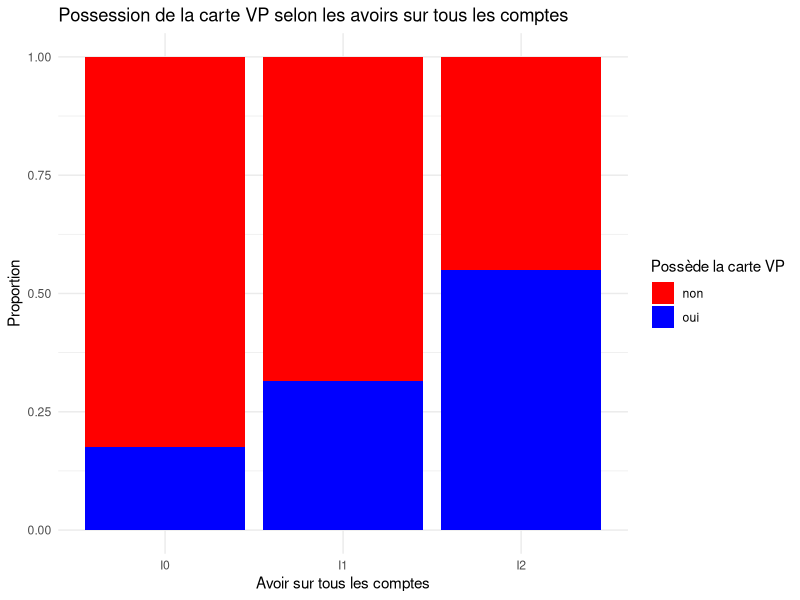
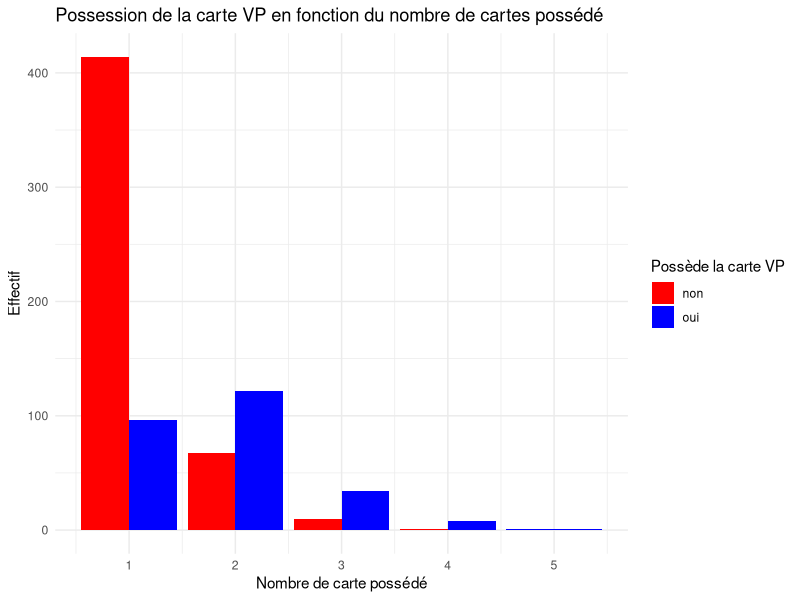
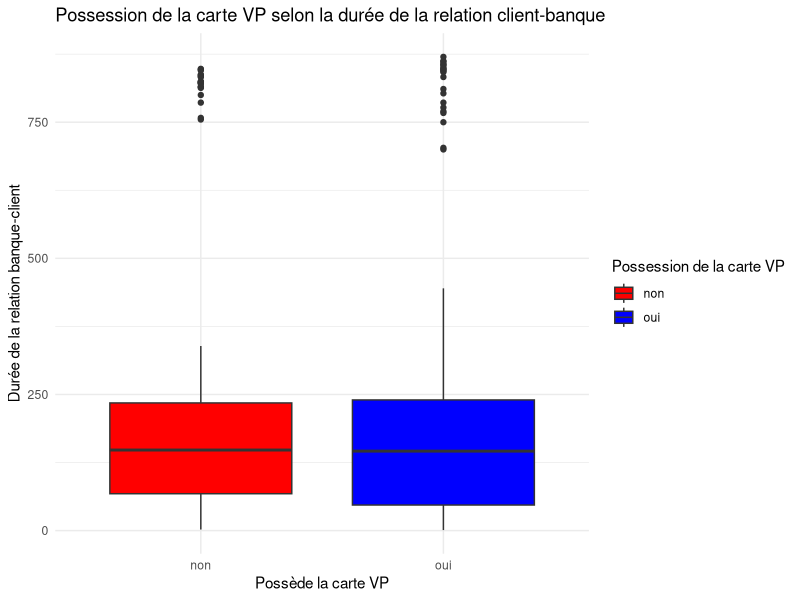
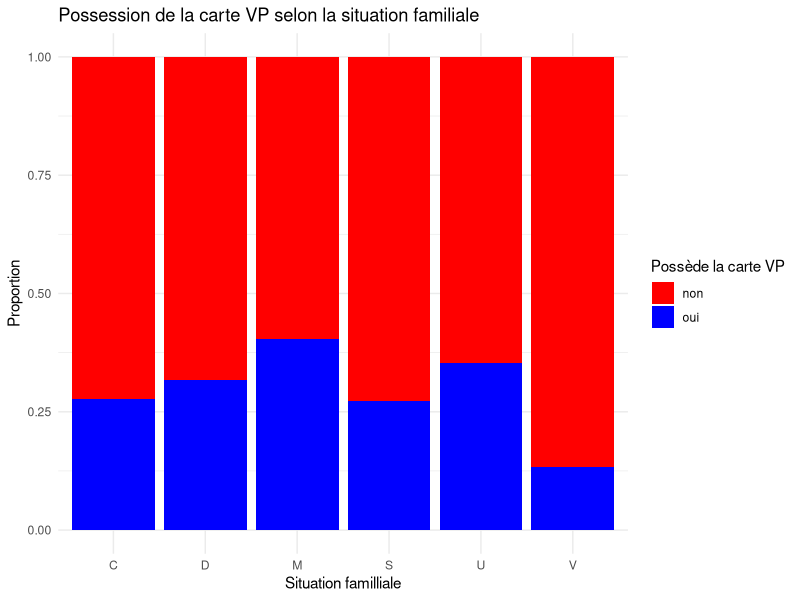
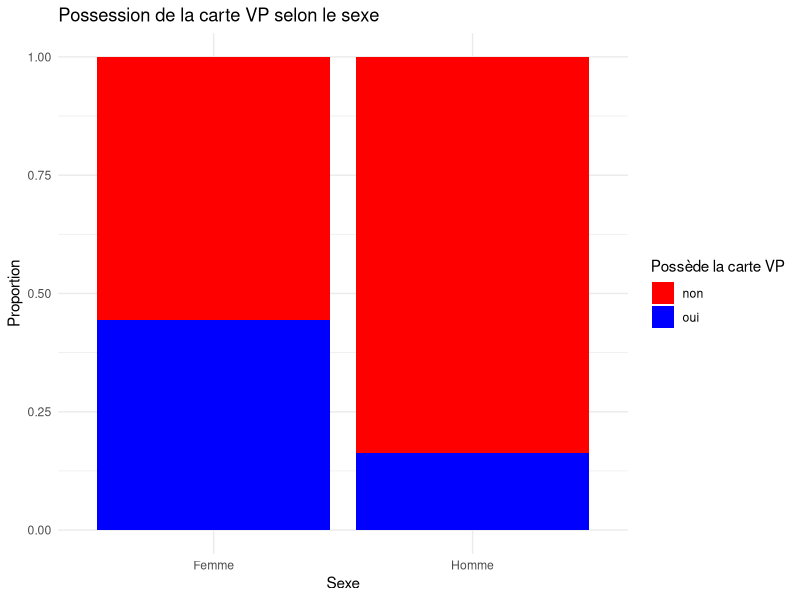
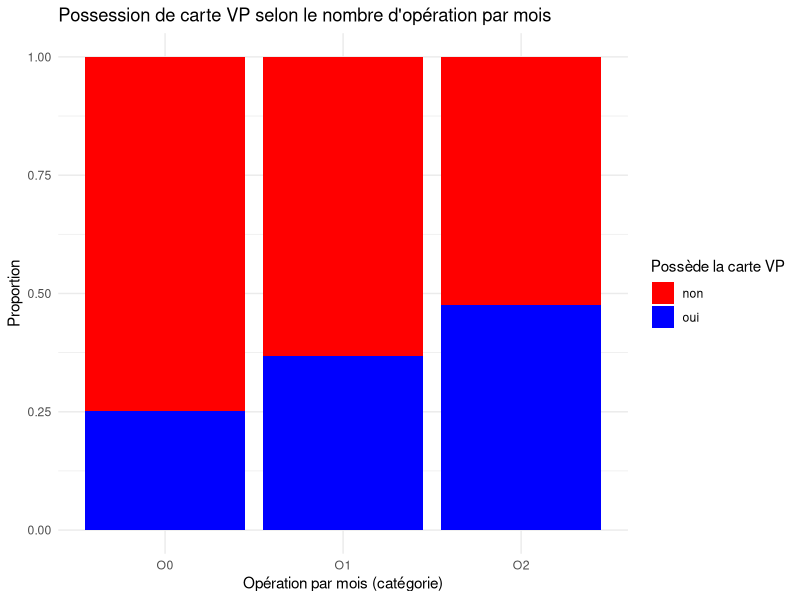
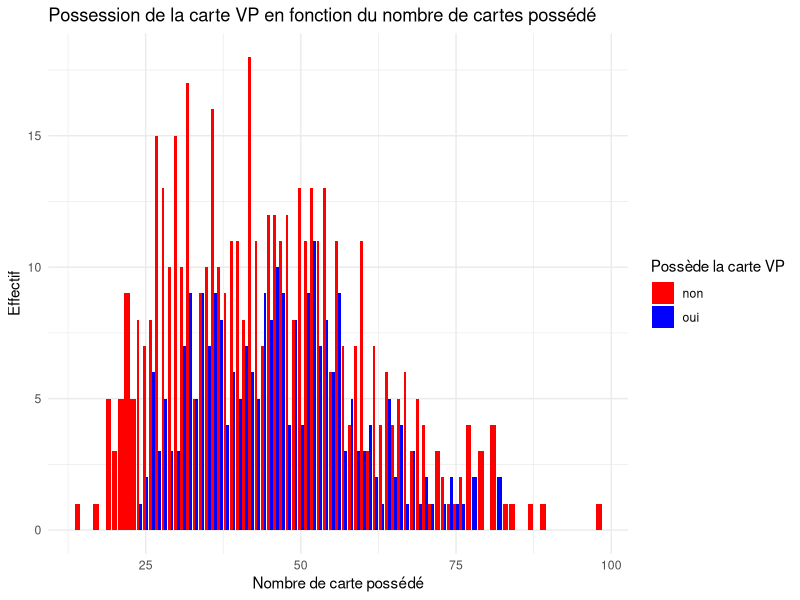

R code for these plots, in order: (Note: this script raises an error after producing the figures.)
getwd()
setwd("M5S2/Machine_Learning/DM")

# On charge la base de données, on a 1417 observations pour 56 variables
visa_full <- read.table("visa_raw_R.dat", header=TRUE, sep="\t", stringsAsFactors=FALSE)

# On doit faire un prétraitement des données

# On enlève les variables GxxGxxS car elles sont majoritairement renseignées inc
visa_full <- subset(visa_full, select = -c(G25G26S, G03G04S, G29G30S, G35G36S,G37G38S,G45G46S,G47G48S))

# Avec ce qu'il reste on enlève les observations manquantes
visa_full[visa_full == "." | visa_full == "inc"] <- NA  
visa_full <- na.omit(visa_full)  
# Il nous reste 753 observations complètes

# On transforme en variables numériques et factor 

visa_full[, c(1,5,7,10:48)] <- lapply(visa_full[, c(1,5,7,10:48)], as.numeric)
visa_full[, c(2,3,6,8,49)] <- lapply(visa_full[, c(2,3,6,8,49)], as.factor)
visa_full[,c(4)] <- factor(visa_full[, c(4)], levels = c(1, 2), labels = c("Femme", "Homme"))


visa_full[,"familr"] <- as.numeric(visa_full[,"FAMIQ"])

visa_full[,"sexer"] <- 2 - as.numeric(visa_full[,"SEXEQ"]) # H:0 F:1
visa_full[,"kvunbq"] <- cut(visa_full$KVUNB, 
                            breaks=c(min(visa_full$KVUNB),1.5,max(visa_full$KVUNB)), 
                            labels = c("K0","K1"), include.lowest = TRUE)
visa_full[,"vienbq"] <- cut(visa_full$VIENB, 
                            breaks=c(min(visa_full$VIENB),0.5,max(visa_full$VIENB)), 
                            labels = c("V0","V1"), include.lowest = TRUE)
visa_full[,"uemnbq"] <- cut(visa_full$UEMNB, 
                            breaks=c(min(visa_full$UEMNB),0.5,1.5,max(visa_full$UEMNB)), 
                            labels = c("U0","U1","U2"), include.lowest = TRUE)
visa_full[,"xlgnbq"] <- cut(visa_full$XLGNB, 
                            breaks=c(min(visa_full$XLGNB),0.5,1.5,max(visa_full$XLGNB)), 
                            labels = c("X0","X1","X2"), include.lowest = TRUE)
visa_full[,"ylvnbq"] <- cut(visa_full$YLVNB, 
                            breaks=c(min(visa_full$YLVNB),0.5,1.5,max(visa_full$YLVNB)), 
                            labels = c("Y0","Y1","Y2"), include.lowest = TRUE)
visa_full[,"rocnbq"] <- cut(visa_full$ROCNB, 
                            breaks=c(min(visa_full$ROCNB),0.5,max(visa_full$ROCNB)), 
                            labels = c("R0","R1"), include.lowest = TRUE)
visa_full[,"nptagq"] <- cut(visa_full$NPTAG, 
                            breaks=c(min(visa_full$NPTAG),0.5,max(visa_full$NPTAG)), 
                            labels = c("N0","N1"), include.lowest = TRUE)
visa_full[,"endetq"] <- cut(ceiling(visa_full$ENDET), 
                            breaks=c(min(ceiling(visa_full$ENDET)),0.5,max(ceiling(visa_full$ENDET))), 
                            labels = c("E0","E1"), include.lowest = TRUE)
visa_full[,"gagetq"] <- cut(ceiling(visa_full$GAGET), 
                            breaks=c(min(ceiling(visa_full$GAGET)),0.5,max(ceiling(visa_full$GAGET))), 
                            labels = c("G0","G1"), include.lowest = TRUE)
visa_full[,"facanq"] <- cut(ceiling(visa_full$FACAN), 
                            breaks=c(min(ceiling(visa_full$FACAN)),0.5,max(ceiling(visa_full$FACAN))), 
                            labels = c("F0","F1"), include.lowest = TRUE)
visa_full[,"lgagtq"] <- cut(ceiling(visa_full$LGAGT), 
                            breaks=c(min(ceiling(visa_full$LGAGT)),0.5,max(ceiling(visa_full$LGAGT))), 
                            labels = c("L0","L1"), include.lowest = TRUE)
visa_full[,"havefq"] <- cut(ceiling(visa_full$HAVEF), 
                            breaks=c(min(ceiling(visa_full$HAVEF)),0.5,max(ceiling(visa_full$HAVEF))), 
                            labels = c("H0","H1"), include.lowest = TRUE)
visa_full[,"ageq"] <- cut(visa_full$AGER, breaks=quantile(visa_full[,"AGER"], probs = seq(0, 1, 1/3)),
                          labels = c("A0","A1","A2"), include.lowest = TRUE)
visa_full[,"relatq"] <- cut(visa_full$RELAT, breaks=quantile(visa_full[,"RELAT"], probs = seq(0, 1, 1/3)),
                            labels = c("R0","R1","R2"), include.lowest = TRUE)
visa_full[,"qsmoyq"] <- cut(visa_full$QSMOY, breaks=quantile(visa_full[,"QSMOY"], probs = seq(0, 1, 1/3)),
                            labels = c("Q0","Q1","Q2"), include.lowest = TRUE)
visa_full[,"opgnbq"] <- cut(visa_full$OPGNB,
                            breaks=c(0,0.0000001,2,16),
                            labels = c("O0","O1","O2"), include.lowest = TRUE)
visa_full[,"moyrvq"] <- cut(visa_full$MOYRV, breaks=quantile(visa_full[,"MOYRV"], probs = seq(0, 1, 1/3)),
                            labels = c("M0","M1","M2"), include.lowest = TRUE)
visa_full[,"tavepq"] <- cut(visa_full$TAVEP, breaks=quantile(visa_full[,"TAVEP"], probs = seq(0, 1, 1/3)),
                            labels = c("T0","T1","T2"), include.lowest = TRUE)
visa_full[,"dmvtpq"] <- cut(visa_full$DMVTP, breaks=quantile(visa_full[,"DMVTP"], probs = seq(0, 1, 1/3)),
                            labels = c("D0","D1","D2"), include.lowest = TRUE)
visa_full[,"boppnq"] <- cut(visa_full$BOPPN, breaks=quantile(visa_full[,"BOPPN"], probs = seq(0, 1, 1/3)),
                            labels = c("B0","B1","B2"), include.lowest = TRUE)
visa_full[,"jnbjdq1"] <- cut(visa_full$JNBJD1S,
                             breaks=c(0,0.0001,2.8,100),
                             labels = c("J0","J1","J2"), include.lowest = TRUE)
visa_full[,"jnbjdq2"] <- cut(visa_full$JNBJD2S,
                             breaks=c(0,0.0001,2.8,100),
                             labels = c("J0","J1","J2"), include.lowest = TRUE)
visa_full[,"jnbjdq3"] <- cut(visa_full$JNBJD3S,
                             breaks=c(0,0.0001,2.8,100),
                             labels = c("J0","J1","J2"), include.lowest = TRUE)
visa_full[,"itavcq"] <- cut(visa_full$ITAVC, breaks=quantile(visa_full[,"ITAVC"], probs = seq(0, 1, 1/3)),
                            labels = c("I0","I1","I2"), include.lowest = TRUE)

# Réorganisation de la table
# la table vispremv aura la forme suivante : 
# les variables quantitatives
# les variables qualitatives (d'origine et transformées)


visa_full<-visa_full[,c(names(visa_full)[c(1,5,7,50,51)],names(visa_full)[10:48],
                      names(visa_full)[2:4],names(visa_full)[c(6,8,9)],names(visa_full)[52:75],
                      names(visa_full)[49])]  

visa_num <- visa_full[,c(1:46,75)]   
visa_cat <- visa_full[,c(47:75)]  


# Maintenant qu'on a prétraiter les données, on peut commencer l'analyse

library(lattice)
library(ggplot2)
# Convertir la variable binaire en facteur pour le boxplot

# Tracer le barplot

ggplot(visa_full, aes(x = itavcq, fill = CARVP)) +
  geom_bar(position = "fill") +  
  labs(title = "Possession de la carte VP selon les avoirs sur tous les comptes", 
       x = "Avoir sur tous les comptes", 
       y = "Proportion", 
       fill = "Possède la carte VP") +
  scale_fill_manual(values = c("red", "blue"), labels = c("non", "oui")) +
  theme_minimal()

# On voit qu'en proportion, plus on est dans une catégorie haute, plus l'on a de chances de posséder la carte VP

ggplot(visa_full, aes(x = NTCAS, fill = CARVP)) +
  geom_bar(position = "dodge") +  
  labs(title = "Possession de la carte VP en fonction du nombre de cartes possédé", 
       x = "Nombre de carte possédé", 
       y = "Effectif", 
       fill = "Possède la carte VP") +
  scale_fill_manual(values = c("red", "blue"), labels = c("non", "oui")) +
  theme_minimal()

# On remarque qu'en effectif il y a plus de gens possédant un nombre de cartes moins important
# En proportion, on voit que plus le nombre de cartes possédés est élevés plus la proportion de gens possédant la carte VP est élevée aussi

ggplot(visa_full, aes(x = CARVP, y = RELAT, fill = CARVP)) +
  geom_boxplot() +
  labs(title = "Possession de la carte VP selon la durée de la relation client-banque", 
       x = "Possède la carte VP", 
       y = "Durée de la relation banque-client", 
       fill = "Possession de la carte VP") +
  scale_fill_manual(values = c("red", "blue"), labels = c("non", "oui")) +
  theme_minimal()

# On s'attend à trouver un lien entre la longévité de la relation entre le client et sa banque et la possession de carte VP
# Mais on remarque que cette relation n'existe pas où est très faible

ggplot(visa_full, aes(x = FAMIQ, fill = CARVP)) +
  geom_bar(position = "fill") +  
  labs(title = "Possession de la carte VP selon la situation familiale", 
       x = "Situation familliale", 
       y = "Proportion", 
       fill = "Possède la carte VP") +
  scale_fill_manual(values = c("red", "blue"), labels = c("non", "oui")) +
  theme_minimal()

# On voit des légères tendances, les personnes déclarant être en couple ont légèrement plus de chance d'en posséder une

ggplot(visa_full, aes(x = SEXEQ, fill = CARVP)) +
  geom_bar(position = "fill") +  
  labs(title = "Possession de la carte VP selon le sexe", 
       x = "Sexe", 
       y = "Proportion", 
       fill = "Possède la carte VP") +
  scale_fill_manual(values = c("red", "blue"), labels = c("non", "oui")) +
  theme_minimal()

# On remarque que les femmes ont plus tendances à posséder une carte VP

ggplot(visa_full, aes(x = opgnbq, fill = CARVP)) +
  geom_bar(position = "fill") +  
  labs(title = "Possession de carte VP selon le nombre d'opération par mois", 
       x = "Opération par mois (catégorie)", 
       y = "Proportion", 
       fill = "Possède la carte VP") +
  scale_fill_manual(values = c("red", "blue"), labels = c("non", "oui")) +
  theme_minimal()

# On observe un lien entre opération par mois et possession de la carte VP

ggplot(visa_full, aes(x = AGER, fill = CARVP)) +
  geom_bar(position = "dodge") +  
  labs(title = "Possession de la carte VP en fonction du nombre de cartes possédé", 
       x = "Nombre de carte possédé", 
       y = "Effectif", 
       fill = "Possède la carte VP") +
  scale_fill_manual(values = c("red", "blue"), labels = c("non", "oui")) +
  theme_minimal()

# On ne remarque pas de lien évident entre l'âge et la possession de carte VP
# Néanmoins on voit que les personnes très jeunes et très âgées n'en possèdent pas
# Lors de la phase de traitement des données, on aurait pu écarter ces populations comme cela a été fait dans l'étude


# Classification supervisée
library(kernlab)
library(tidyverse)
library(caret)
library(nnet) 
library(pROC)

# Test de la regression logistique
param_cv <- trainControl(method="cv",number=5)

set.seed(20)
fit_glm <- train(CARVP ~ ., data = visa_full,
                 method="glm",
                 family="binomial",
                 trControl=param_cv)
# C'est l'erreur moyen car on fait une cross validation en 10 folds
1-fit_glm$results[,"Accuracy"]

# Version seulement variables quantitatives
set.seed(20)
fit_glm1 <- train(CARVP ~ ., data = visa_num,
                 method="glm",
                 family="binomial",
                 trControl=param_cv)
# C'est l'erreur moyen car on fait une cross validation en 10 folds
1-fit_glm1$results[,"Accuracy"]

# Version seulement variables qualitatives
set.seed(20)
fit_glm2 <- train(CARVP ~ ., data = visa_cat,
                 method="glm",
                 family="binomial",
                 trControl=param_cv)
# C'est l'erreur moyen car on fait une cross validation en 10 folds
1-fit_glm2$results[,"Accuracy"]

# On voit que cette méthode fonctionne mieux sur seulement les variables numériques
# Environ les mêmes performances sur le reste
# Erreur de 18.1%

# Test des arbres
set.seed(20)
fit_cart <- train(CARVP ~ ., data = visa_num,
                  method="rpart",
                  trControl=param_cv)
1-max(fit_cart$results$Accuracy)

# Cette méthode a l'air de mieux fonctionner sur les variables numériques aussi
# Elle est beaucoup moins efficace sur seulement les variables qualitatives
# Erreur de 11.7%

# Test de RF
set.seed(20)
fit_rf<- train(CARVP ~.,
               data = visa_full, method = "rf",
               tuneLength=5,trControl = param_cv)
1- max(fit_rf$results$Accuracy)

# Cette méthode fonctionne mieux sur toutes les variables
# Et beaucoup moins bien sur seulement les variables qualitatives
# Erreur de 8.9% 

# Test des k-plus proche voisins
set.seed(20)
fit_knn<- train(CARVP ~ ., data = visa_cat,
                method = "knn",
                trControl = param_cv, tuneLength = 5)
fit_knn$results[,c("k","Accuracy")]
1- max(fit_knn$results$Accuracy)

# Contrairement aux autres, elle fonctionne mieux sur seulement les variables catégorielles

set.seed(20)
fit_gbm <- train(CARVP ~ ., 
                 data = visa_full, 
                 method = "gbm",  
                 trControl = param_cv,  # Cross-validation
                 tuneLength = 5,  
                 verbose = FALSE)  
1- max(fit_gbm$results$Accuracy)

# La méthode de Gradient Boosting fonctionne le mieux sur toutes les données
# Erreur 7.1%

# Réseaux de neuronnes
set.seed(20)
grid <- expand.grid(size = c(3), decay = c(0.01, 0.1, 1))
fit_rn <- train(CARVP ~ ., data = visa_cat, method = "nnet", 
                trControl = param_cv, linout = FALSE, maxit = 100, tuneGrid = grid)
1-max(fit_rn$results$Accuracy)

# La meilleure méthode est celle avec seulement les variables qualitatives
# Erreur de 13%



# On prend le modèle de boosting, il donne l'erreur la plus faible, autour de 9% contre 25% pour les plus proches voisins et la régression logistiques

# On va séparer les données en 2, un set d'entrainement et un set de test
# Puis on va calculer l'erreur empirique sur le set de test

set.seed(20)
indic <- createDataPartition(visa_full$CARVP, p=0.9,list = FALSE)

#sous-echantillon d'apprentissage et de test
train <- visa_full[indic,]
test <- visa_full[-indic,]

set.seed(20)
param_cv2 <- trainControl(method="cv",number=5)
fit_gbm <- train(CARVP ~ ., 
                 data = train, 
                 method = "gbm",  
                 trControl = param_cv,  # Cross-validation
                 tuneLength = 5,  
                 verbose = FALSE)  
1- max(fit_gbm$results$Accuracy)

# Erreur sur les données d'entrainement 7.9%

# Faisons l'erreur empirique sur les données de tests
score <- predict(fit_gbm, test, type="prob")
prediction <- predict(fit_gbm, test)
conf = table(obs=test$CARVP,pred=prediction)
conf

Erreur_empirique = (conf["non","oui"]+conf["oui","non"])/(sum(conf))
Erreur_empirique

# Vérifions que notre prédicteur est efficace peu importe le seuil
ROC <- pROC::roc(test$CARVP=="oui",score[,"oui"])
plot(1-ROC$specificities,ROC$sensitivities,type="l")
abline(0,1)
ROC$auc


# Observation de 3 individus dans l'échantillon de test
# On a choisi une seed pour qu'on ait "oui" et "non"
set.seed(20)
indic_bis <- sample(nrow(test), 3)  # Tire 3 lignes au hasard
print(indic_bis)  # Affiche les numéros de ligne
test[indic_bis, ]  # Sélectionne ces lignes

# On regarde le score, si la proba de "oui" est supérieur à 0.5 on prédit "oui"
# Sur ces trois cas, on voit que notre prédicteur ne s'est pas trompé avec pour seuil 0.5
# Si on prenait un seuil de 95%, on aura deviner non pour tout et l'on se serait trompé par exemple
score[indic_bis,]
prediction[indic_bis]
test[indic_bis, ]$CARVP
